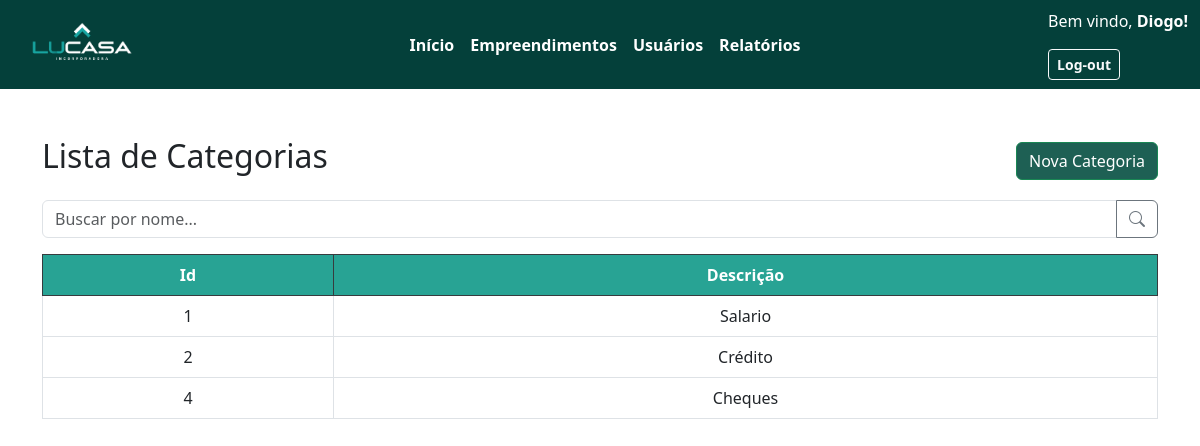
The page /mostraCategorias/ (signed in) on the database its author committed.
### appteste/models.py (models this page shows, shortened)
class Categoria_Financeira(models.Model):
    Nome = models.CharField(max_length=50, default="")
    Descricao = models.CharField(max_length=100)
    Ativa = models.BooleanField(default=True)

### appteste/views.py (the view)
# urls.py: path("mostraCategorias/", views.mostraCategoria, name="mostraCategorias"),
def mostraCategoria(request):
    obj = Categoria_Financeira.objects.filter(Ativa=True)
    context = {"categorias": obj}
    if request.user.is_authenticated:
        return render(request, template_name='appteste/CategoriaFinanceira/listaCategoria.html', context=context)
    else:
        return redirect('login')

### appteste/templates/appteste/CategoriaFinanceira/listaCategoria.html
{% extends "appteste/cabecalho.html" %}
{% block content%}
{% load static %}
<head>
    {% load static%}
    <link href="{% static 'css/listas.css' %}" rel="stylesheet">
    <link rel="stylesheet" href="https://cdnjs.cloudflare.com/ajax/libs/bootstrap-icons/1.10.5/font/bootstrap-icons.min.css">
</head>
<div class="container mt-5">
    <div class="d-flex justify-content-between align-items-center mb-3">
    <h2>Lista de Categorias</h2>
    <button class="btn btn-success"><a href="">Nova Categoria</a></button>
    </div>
    <div class="input-group mb-3">
    <input type="text" class="form-control" placeholder="Buscar por nome..." aria-label="Buscar por nome">
    <button class="btn btn-outline-secondary" type="button"><i class="bi bi-search"></i></button>
    </div>
    <table class="table table-bordered table-hover">
        <thead class="table-dark">
            <tr>
                <th style="background-color: #28A394;">Id</th>
                <th style="background-color: #28A394;">Descrição</th>
            </tr>
        </thead>
        <tbody>
            {% for c in categorias %}
            <tr>
                <td>{{ c.id }}</td>
                <td>{{ c.Descricao }}</td>
            </tr>
            {% endfor %}
        </tbody>
    </table>
</div>
{% endblock %}

### appteste/templates/appteste/cabecalho.html (shortened to what this page needs)
<!DOCTYPE html>
<html lang="pt-BR">
<head>
    {% load static %}
    <link href="https://cdn.jsdelivr.net/npm/bootstrap@5.3.0/dist/css/bootstrap.min.css" rel="stylesheet">
    <link href="{% static 'css/cabecalho.css' %}" rel="stylesheet">
</head>
<body>
    <nav class="navbar navbar-expand-lg">
        <div class="container-fluid d-flex justify-content-between align-items-center">
            <a href="{% url 'home' %}" class="Logo">
                <img src="{% static 'imagens/LogoLucasa.png' %}" alt="Logo" class="logo-img">
            </a>
            <div class="collapse navbar-collapse" id="navbarNav">
                <ul class="navbar-nav mx-auto">
                    <li class="nav-item">
                        <a class="nav-link" href="/" style="color: #ffffff"><strong>Início</strong></a>
                    </li>
                    <li class="nav-item">
                        <a class="nav-link" href="../listaEmpreendimento/" style="color: #ffffff"><strong>Empreendimentos</strong></a>
                    </li>
                    <li class="nav-item">
                        <a class="nav-link" href="../mostrarUsuarios/" style="color: #ffffff"><strong>Usuários</strong></a>
                    </li>
                    <li class="nav-item">
                        <a class="nav-link" href="../listaGastos/" style="color: #ffffff"><strong>Relatórios</strong></a>
                    </li>
                </ul>
            </div>
            <div>
                {% if user.is_authenticated %}
                    <p style="color: white;">Bem vindo, <strong >{{ user.username }}!</strong></p>
                    <form method="post" action="{% url 'logout' %}">
                        <button type="submit" class="btn btn-outline-light btn-sm"><strong>Log-out</strong></button>
                    </form>
                {% else %}
                    <p style="color: white;">Bem vindo, <strong>visitante!</strong></p>
                    <form method="post" action="{% url 'login' %}">
                        {% csrf_token %}
                        <button type="submit" class="btn btn-outline-light btn-sm"><strong>Log-in</strong></button>
                    </form>
                {% endif %}
            </div>
        </div>
    </nav>
    {% block content %}
    {% endblock %}
</body>
</html>

### appteste/static/css/cabecalho.css (style rules this page uses)
.navbar { background-color: #04403a; }
.navbar .nav-link { color: white !important; text-decoration: none; }
.Logo { display: inline-block; padding: 0; margin: 0; }
.logo-img { max-width: 150px; height: auto; }

### appteste/static/css/listas.css (style rules this page uses)
body { background-color: #ffffff; }
th { text-align: center; }
td { text-align: center; }
.btn-success { background-color: #1e6054; }
a { color: #ffffff; text-decoration: none; }

### rows shown on the page
Categoria_Financeira: id "1", Descricao "Salario"
Categoria_Financeira: id "2", Descricao "Crédito"
Categoria_Financeira: id "4", Descricao "Cheques"

### other values the page prints
{{ user.username }} "Diogo"
